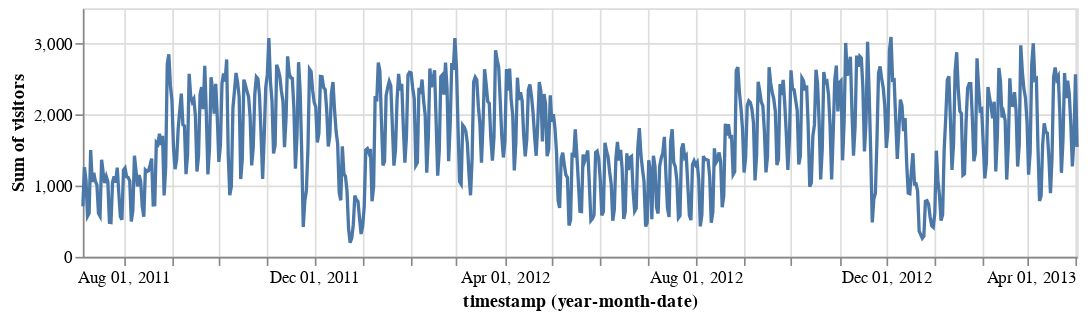

The code cell stored with this chart in its notebook:
### Markdown cell above
## Visitors continuous time line

#### A sum of visitors per day shows some weekly and seasonal detail

[timeunit valid entries](https://altair-viz.github.io/user_guide/transform.html#timeunit-transform) are listed within a type of data transform called a **TimeUnit Transform**

### Code cell
alt.Chart(pageviews).mark_line().encode(
    x = 'yearmonthdate(timestamp):T',
    y = 'sum(visitors):Q',
    tooltip = 'yearmonthdate(timestamp):T'
).properties(
    width=600,
    height=150
)

### Figure 1 — Vega specification as saved in the notebook (floating-point values rounded to 4 significant figures; data arrays with more than 128 entries replaced by an {"elided": "..."} marker saying what was removed)
{"$schema": "https://vega.github.io/schema/vega/v5.json", "data": [{"name": "source_0", "values": {"elided": "637 records"}, "transform": [{"type": "formula", "expr": "toDate(datum['yearmonthdate_timestamp'])", "as": "yearmonthdate_timestamp"}]}, {"name": "source_0_y_domain_sum_visitors", "values": [{"min": 198, "max": 3096}]}], "marks": [{"type": "line", "name": "marks", "from": {"data": "source_0"}, "sort": {"field": "datum[\"yearmonthdate_timestamp\"]"}, "encode": {"update": {"stroke": {"value": "#4c78a8"}, "y": {"field": "sum_visitors", "scale": "y"}, "defined": {"signal": "isValid(datum[\"yearmonthdate_timestamp\"]) && isFinite(+datum[\"yearmonthdate_timestamp\"]) && isValid(datum[\"sum_visitors\"]) && isFinite(+datum[\"sum_visitors\"])"}, "description": {"signal": "\"timestamp (year-month-date): \" + (timeFormat(datum[\"yearmonthdate_timestamp\"], timeUnitSpecifier([\"year\",\"month\",\"date\"], {\"year-month\":\"%b %Y \",\"year-month-date\":\"%b %d, %Y \"}))) + \"; Sum of visitors: \" + (format(datum[\"sum_visitors\"], \"\"))"}, "x": {"field": "yearmonthdate_timestamp", "scale": "x"}, "tooltip": {"signal": "timeFormat(datum[\"yearmonthdate_timestamp\"], timeUnitSpecifier([\"year\",\"month\",\"date\"], {\"year-month\":\"%b %Y \",\"year-month-date\":\"%b %d, %Y \"}))"}}}, "style": ["line"]}], "scales": [{"name": "x", "type": "time", "domain": {"data": "source_0", "field": "yearmonthdate_timestamp"}, "range": [0, {"signal": "width"}]}, {"name": "y", "type": "linear", "domain": [{"signal": "(data(\"source_0_y_domain_sum_visitors\")[0] || {}).min"}, {"signal": "(data(\"source_0_y_domain_sum_visitors\")[0] || {}).max"}], "range": [{"signal": "height"}, 0], "zero": true, "nice": true}], "axes": [{"scale": "x", "zindex": 0, "aria": false, "gridScale": "y", "tickMinStep": {"signal": "datetime(2001, 0, 2, 0, 0, 0, 0) - datetime(2001, 0, 1, 0, 0, 0, 0)"}, "minExtent": 0, "labels": false, "tickCount": {"signal": "ceil(width/40)"}, "domain": false, "ticks": false, "grid": true, "orient": "bottom", "maxExtent": 0}, {"scale": "y", "maxExtent": 0, "orient": "left", "labels": false, "minExtent": 0, "tickCount": {"signal": "ceil(height/40)"}, "ticks": false, "zindex": 0, "aria": false, "gridScale": "x", "domain": false, "grid": true}, {"scale": "x", "tickMinStep": {"signal": "datetime(2001, 0, 2, 0, 0, 0, 0) - datetime(2001, 0, 1, 0, 0, 0, 0)"}, "format": {"signal": "timeUnitSpecifier([\"year\",\"month\",\"date\"], {\"year-month\":\"%b %Y \",\"year-month-date\":\"%b %d, %Y \"})"}, "labelOverlap": true, "zindex": 0, "labelFlush": true, "orient": "bottom", "grid": false, "title": "timestamp (year-month-date)", "tickCount": {"signal": "ceil(width/40)"}}, {"scale": "y", "grid": false, "zindex": 0, "orient": "left", "tickCount": {"signal": "ceil(height/40)"}, "labelOverlap": true, "title": "Sum of visitors"}], "width": 600, "height": 150, "background": "white", "style": "cell", "padding": 5}
